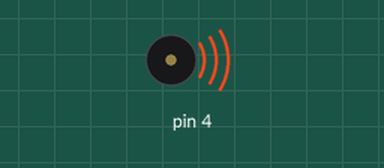
Simulated run of this sketch. Board: Arduino Uno, built with avr-gcc and run on an emulated ATmega328P. On the bench: buzzer (waves = sounding). What the sketch prints to the serial monitor is not drawn.

Above: at 0.1 s.
At 2.1 s:
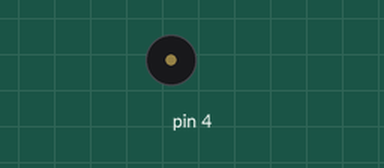
Timing chart, 0 to 3.6 s (numbered marks = the images above):
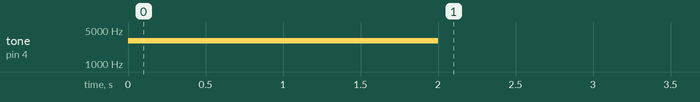

The sketch:

Arlo-Distance-Maneuvers.ino
```cpp
/*
  Arlo-Distance-Maneuvers

  Examples that use serial communication to make the arlo travel in certain
  distances.
*/


#include <ArloRobot.h>                        // Include Arlo library
#include <SoftwareSerial.h>                   // Include SoftwareSerial library

// Arlo and serial objects required
ArloRobot Arlo;                               // Arlo object
SoftwareSerial ArloSerial(12, 13);            // Serial in I/O 12, out I/O 13

int countsLeft, countsRight;                  // Encoder counting variables
void setup()                                  // Setup function
{
  tone(4, 3000, 2000);                        // Piezospeaker beep
  Serial.begin(9600);                         // Start terminal serial port
  Serial.println("Program running...");       // Display starting message

  ArloSerial.begin(19200);                    // Start DHB-10 serial com
  Arlo.begin(ArloSerial);                     // Pass to Arlo object

  Arlo.clearCounts();                         // Clear encoder counts

  Arlo.writeCounts(144, 144);                 // Go forward 144 counts
  delay(3000);                                // Wait three seconds
  displayDistances();                         // Display encoder counts

  Arlo.writeCounts(-72, 72);                  // Turn left 72 counts
  delay(2000);                                // Wait two seconds
  displayDistances();                         // Display encoder counts

  Arlo.writeCounts(72, -72);                  // Turn right 72 counts
  delay(2000);                                // Wait 2 seconds
  displayDistances();                         // Display encoder counts

  Arlo.writeCounts(-144, -144);               // Back up 144 counts
  delay(3000);                                // Wait three seconds
  displayDistances();                         // Display encoder counts
}

void loop() {}                                // Nothing for main loop

void displayDistances()
{
  countsLeft = Arlo.readCountsLeft();         // Get left & right encoder counts
  countsRight = Arlo.readCountsRight();

  Serial.print("countsLeft = ");              // Display encoder measurements
  Serial.print(countsLeft, DEC);
  Serial.print(", countsRight = ");
  Serial.println(countsRight, DEC);
}
```
